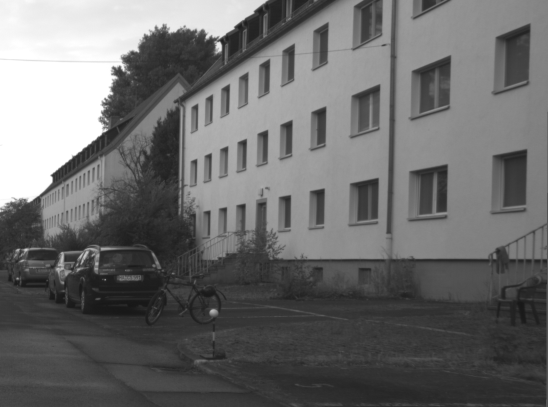
#> input picture road.png, 548 x 407 px
$ python CV_homework2.1.py
#> lines starting #> are read from the running program, lines starting #| are printed output that depends on the picture; after the words box and inside, x2 and y2 are one past the last pixel; in counts of white or black regions, pixels touching at a corner belong together
from scipy import signal as sig
import numpy as np
import cv2
import math
import random
import operator

import copy

def create_gaus_filter(sigma):
    gaus_filter = np.zeros((2 * sigma + 1, 2 * sigma + 1))
    for x in range(-sigma, sigma+1):
        for y in range(-sigma, sigma+1):
            body = 1 / (2 * math.pi * sigma ** 2)
            exp = (-(x ** 2 + y ** 2) / (2 * sigma ** 2))
            weight = body * math.e ** exp
            gaus_filter[x+sigma][y+sigma] = weight
    sum_filter = sum(sum(gaus_filter))
    return gaus_filter * 1/sum_filter

def gaussian(img,sigma):
    kernel = create_gaus_filter(sigma)
    return sig.convolve2d(img, kernel, mode='same')

def sobel_x(img):
    kernel_x = np.array([[-1, 0, 1],[-2, 0, 2],[-1, 0, 1]])
    return sig.convolve2d(img, kernel_x, mode='same')

def sobel_y(img):
    kernel_y = np.array([[1, 2, 1], [0, 0, 0], [-1, -2, -1]])
    return sig.convolve2d(img, kernel_y, mode='same')

def hessian(dxx,dxy,dyy):
    rows, columns = np.shape(dxx)
    hessian = np.zeros(shape=(rows, columns))
    for x in range(rows):
        for y in range(columns):
            hessian[x,y] = dxx[x,y] * dyy[x,y] - dxy[x,y] ** 2
    return hessian

def non_max_suppression(img,T):
    rows, columns = np.shape(img)
    nms = np.zeros(shape=(rows, columns))
    for x in range(1,rows-1):
        for y in range(1,columns-1):
            if img[x,y] < T:
                continue
            if img[x,y] == img[x-1:x+2, y-1:y+2].max():
                nms[x,y] = 255
    return nms

def find_RANSAC_points(img,sigma):
    rows, cols = np.shape(img)
    arr = []
    for x in range(sigma, rows-sigma):
        for y in range(sigma, cols-sigma):
            if img[x,y] == 255:
                arr.append((y,x))
    return arr

def distance(line,point):
    top = abs(line[0] * point[0] + line[1] * point[1] + line[2])
    bottom = math.sqrt(line[0] ** 2 + line[1] ** 2)
    return top / bottom

def line(p1,p2):
    a = p1[1] - p2[1]
    b = p2[0] - p1[0]
    c = a * p1[0] + b * p1[1]
    return [a,b,-c]


def RANSAC(points,max_distance):
    best = [[],[],[],[]]
    for i in range(10000):
        choosen_one = random.choice(points)
        choosen_two = random.choice(points)
        while choosen_one == choosen_two:
            choosen_two = random.choice(points)
        the_line = line(choosen_one, choosen_two)
        point_collection = [choosen_one, choosen_two]
        for point in points:
            if point == choosen_one or point == choosen_two or point[0] - max_distance < min(choosen_one[0], choosen_two[0]) or point[0] + max_distance > max(choosen_one[0], choosen_two[0]) or point[1] - max_distance < min(choosen_one[1], choosen_two[1]) or point[1] + max_distance > max(choosen_one[1], choosen_two[1]):
                continue
            if distance(the_line, point) < max_distance:
                point_collection.append(point)

        def contains(n):
            return len(set(n).intersection(point_collection))
        overlap = list(map(contains, best))
        if any(overlap):
            max_index = overlap.index(max(overlap))
            if len(best[max_index]) < len(point_collection):
                best[max_index] = point_collection
        else:
            best.sort(key = len)
            if len(best[0]) < len(point_collection):
                best[0] = point_collection
    return best

def make_color(img):
    rows, cols = np.shape(img)
    color = np.zeros(shape=(rows, cols, 3), dtype="uint8")
    for x in range(rows):
        for y in range(cols):
            color[x][y] = [img[x][y],img[x][y],img[x][y]]
    return color

def draw_points(image, points):
    for point in points:
        cv2.drawMarker(image, point, color=(0,255,0),markerSize=8, thickness=2)

def draw_line(image, best):
    for points in best:
        cv2.line(image, points[0], points[1], (0, 0, 255), 2)

def display(mat):
    #mat = np.interp(mat,(mat.min(), mat.max()),(0, 255)).astype(np.uint8)
    cv2.imshow("image", mat)
    cv2.waitKey(0)
    cv2.destroyAllWindows()


def hough_trasnform(accumulator):
    #best lines score angle, distance, total votes
    best_lines = [[0,0,0],[0,0,0],[0,0,0],[0,0,0]]
    for theta in range(len(accumulator)):
        for rho in range(len(accumulator[0])):
            if(accumulator[theta, rho] > best_lines[0][2]):
                best_lines[0] = [theta, rho, accumulator[theta, rho]]
                best_lines.sort(key=operator.itemgetter(2))
    return best_lines


def make_hough_accumulator(points, rho, theta=180):
    accumulator = np.zeros(shape=(theta,rho))
    temp_rho = 0
    for point in points:
        for dtheta in range(theta):
            #ρ= x cos θ + y sin θ
            #print(point , dtheta)
            temp_rho = int(point[0] * math.cos(dtheta * math.pi / 180) + point[1] * math.sin(dtheta * math.pi / 180))
            accumulator[dtheta, temp_rho] += 1
    return accumulator


good_img = cv2.imread("road.png", cv2.IMREAD_GRAYSCALE)
#> good_img is the input picture: shape (407, 548); min 23, max 255, mean 107.6

img = copy.deepcopy(good_img)

sigma = 2

img = gaussian(img,sigma)
dxx = sobel_x(sobel_x(img))
dxy = sobel_x(sobel_y(img))
#> in sobel_y, `return sig.convolve2d(img, kernel_y, mode='same')`:
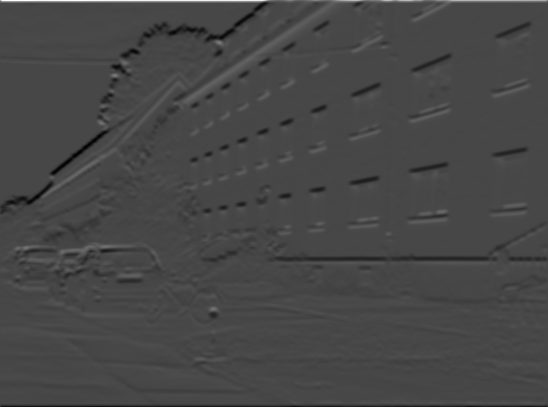
#> returned value: shape (407, 548) float64; min -324.6, max 833.8, mean -0.7; drawn with min black and max white
#> in sobel_x (call 3), `return sig.convolve2d(img, kernel_x, mode='same')`:
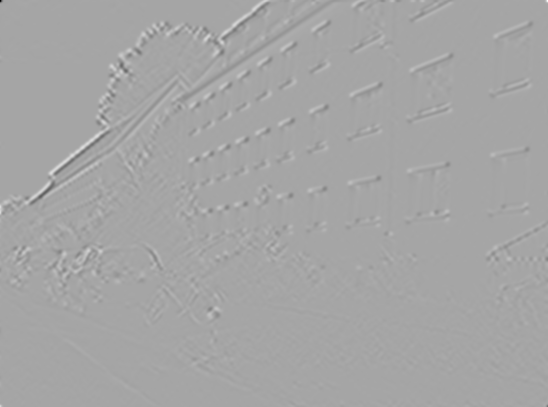
#> returned value: shape (407, 548) float64; min -1664, max 899, mean 0; drawn with min black and max white
dyy = sobel_y(sobel_y(img))
#> in sobel_y (call 3), `kernel_y = np.array([[1, 2, 1], [0, 0, 0], [-1, -2, -1]])`: kernel_y = [[1, 2, 1], [0, 0, 0], [-1, -2, -1]]
#> in sobel_y (call 3), `return sig.convolve2d(img, kernel_y, mode='same')`:
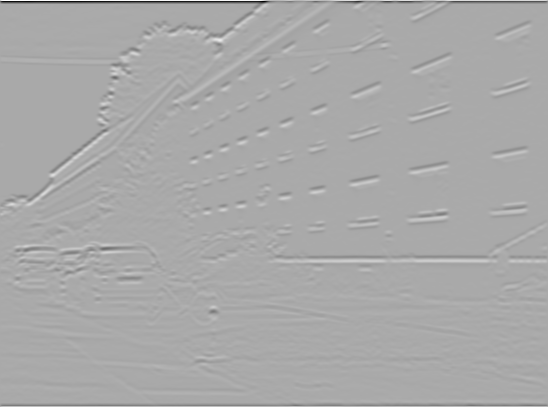
#> returned value: shape (407, 548) float64; min -2933, max 1472.8, mean -7.5; drawn with min black and max white

img = hessian(dxx,dxy,dyy)

img = non_max_suppression(img,100000)
#> after the loop in non_max_suppression, `for x in range(1,rows-1):`:
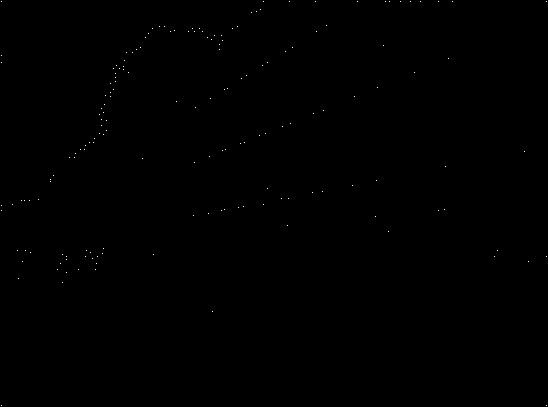
#> nms: shape (407, 548) float64; 0.08% white in thin lines or dots
display(img)

points = find_RANSAC_points(img,sigma)
#> points = 149 pairs, first value 12 to 528, second value 9 to 311

best = RANSAC(points,1)
#> the loop in RANSAC, `for i in range(10000):` made 10000 passes
#> (the_line, overlap, max_index) on passes 8, 9, 10, 16, 18, 23, 30, 35: ([18, -48, -1830], [1, 0, 0, 0], 0), ([-146, -11, 16270], [0, 0, 0, 1], 3), ([-77, -169, 31159], [1, 0, 0, 0], 0), ([15, 7, -3281], [0, 1, 0, 0], 1), ([83, 103, -19959], [0, 0, 2, 0], 2), ([118, 236, -44604], [1, 0, 0, 0], 0), ([-91, -198, 35878], [1, 0, 0, 0], 0), ([-76, 125, -9101], [1, 0, 0, 0], 0)
#> max_index on passes 62, 64, 67, 73, 74, 75: 1, 3, 2, 0, 3, 2
#> after the loop in RANSAC, `for i in range(10000):`: best = 4 items
#> best = 4 items

good_img = make_color(good_img)
for b in best:
    draw_points(good_img, b)
#> this loop made 4 passes
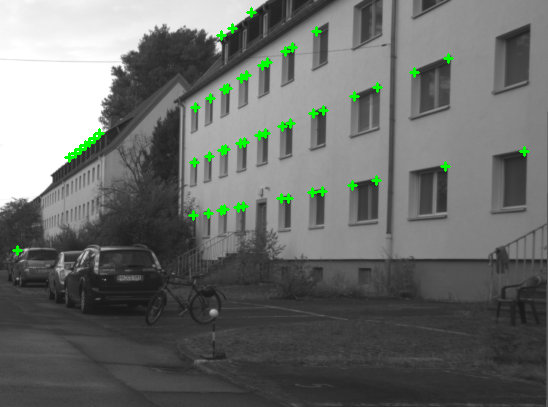
#> good_img: shape (407, 548, 3); 1.07% of pixels changed, all inside (x1, y1, x2, y2) = (12, 7, 530, 256); drawn as B, G, R
draw_line(good_img, best)
#> the loop in draw_line, `for points in best:` made 4 passes


#Hough Transformation
#Use the diagnoal of image + 1
rows, cols = np.shape(img)
#> rows = 407; cols = 548

rho = int(math.sqrt(rows * rows + cols * cols) + 1)
#> rho = 683
accum = make_hough_accumulator(points, rho)
#> the loop in make_hough_accumulator, `for point in points:` made 149 passes
#> point on passes 1 to 12: (260, 9), (256, 11), (251, 12), (326, 25), (159, 26), (164, 26), (237, 26), (152, 28), (192, 28), (199, 28), (232, 28), (174, 30)
#> after the loop in make_hough_accumulator, `for point in points:`:
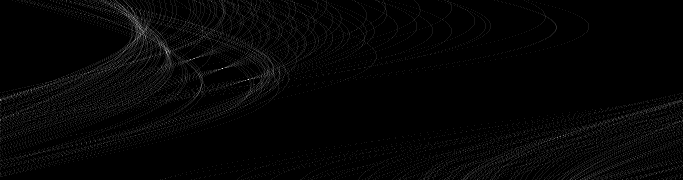
#> accumulator: shape (180, 683) float64; min 0, max 11, mean 0.218; drawn with min black and max white

display(accum)
#> in display (call 2), `cv2.imshow("image", mat)`:
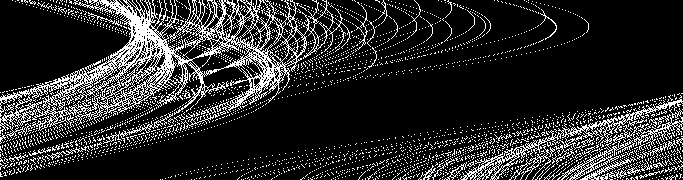
#> window 'image': shape (180, 683); 17.3% white in thin lines or dots
lines = hough_trasnform(accum)
#> after the loop in hough_trasnform, `for theta in range(len(accumulator)):`: best_lines = [[17, 133, 7], [52, 166, 8], [79, 248, 10], [68, 222, 11]]
#> lines has the same summary as best_lines in hough_trasnform
print(lines)
#| [[17, 133, 7.0], [52, 166, 8.0], [79, 248, 10.0], [68, 222, 11.0]]


display(good_img)

$ run again, with white-tower.png copied over road.png
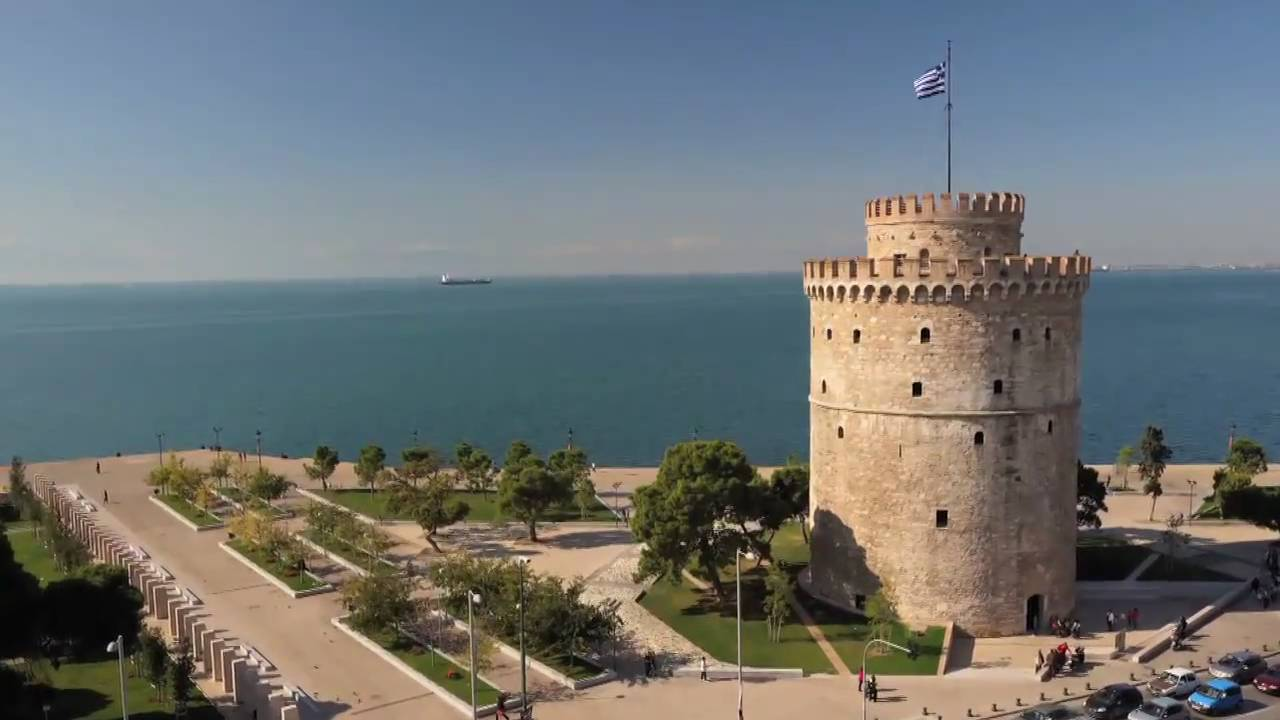
#> input picture white-tower.png, 1280 x 720 px
#> `points = find_RANSAC_points(img,sigma)`: points = 980 pairs, first value 10 to 1273, second value 64 to 717
#> the loop in RANSAC, `for i in range(10000):` made 10000 passes
#> (the_line, overlap, max_index) on passes 9, 25, 36, 42, 45: ([-90, 694, -403696], [0, 0, 0, 1], 3), ([43, -973, 469514], [0, 0, 1, 0], 2), ([-26, 637, -409292], [0, 0, 0, 1], 3), ([161, 480, -334036], [1, 0, 0, 0], 0), ([103, -838, 482172], [0, 0, 0, 1], 3)
#> after the loop in RANSAC, `for i in range(10000):`: best = 4 items
#> the loop `for b in best:` made 4 passes
#> after the loop `for b in best:`:
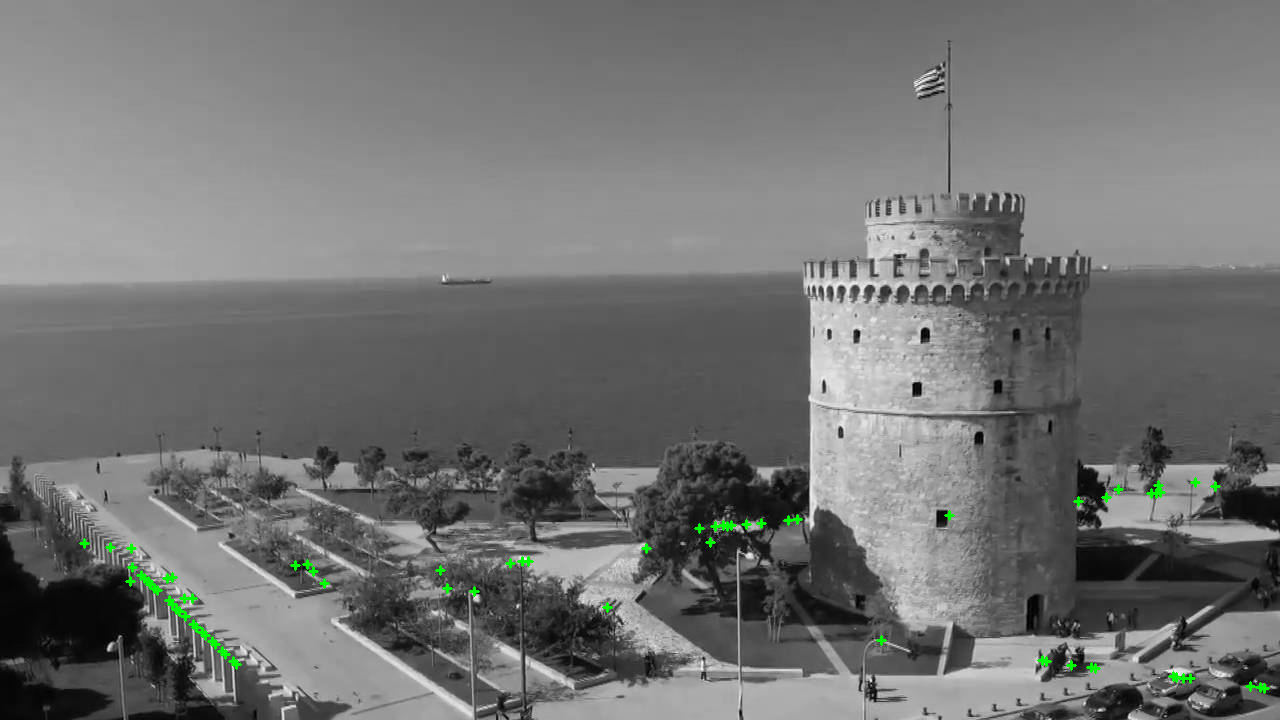
#> good_img: shape (720, 1280, 3); mean of channels 0, 1, 2 114.4, 115.3, 114.4; drawn as B, G, R
#> the loop in draw_line, `for points in best:` made 4 passes
#> the loop in make_hough_accumulator, `for point in points:` made 980 passes
#> point on passes 1 to 3: (940, 64), (944, 64), (938, 68)
#> in display (call 2), `cv2.imshow("image", mat)`:
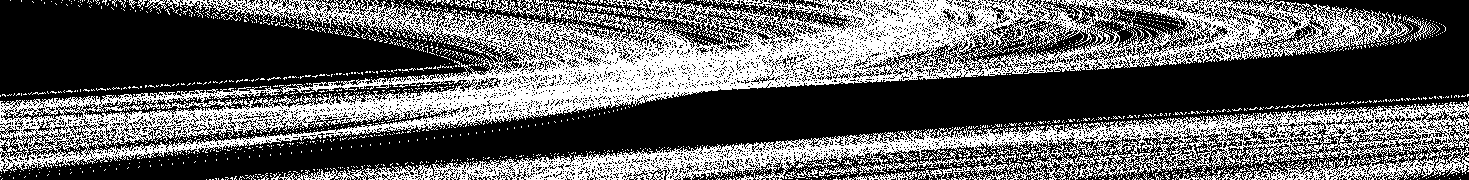
#> window 'image': shape (180, 1469); 38% white in thin lines or dots
#> after the loop in hough_trasnform, `for theta in range(len(accumulator)):`: best_lines = [[88, 660, 11], [98, 505, 12], [97, 528, 12], [133, 324, 24]]
#> lines has the same summary as best_lines in hough_trasnform
#| [[88, 660, 11.0], [98, 505, 12.0], [97, 528, 12.0], [133, 324, 24.0]]

$ run again, with wt_slic.png copied over road.png
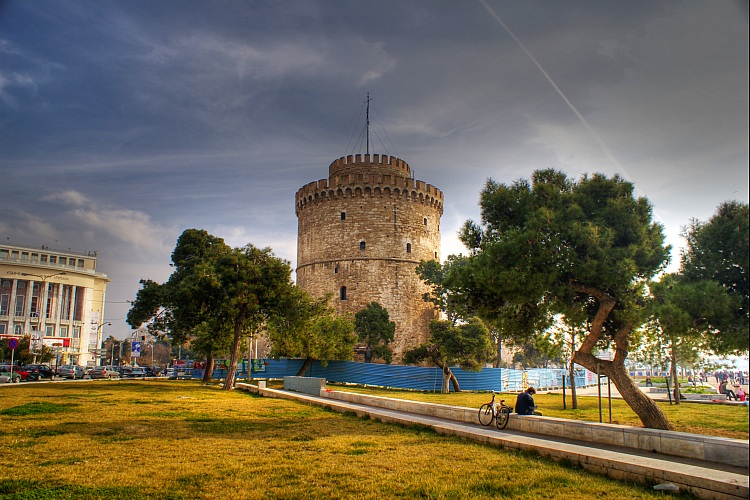
#> input picture wt_slic.png, 750 x 500 px
#> after the loop in non_max_suppression, `for x in range(1,rows-1):`:
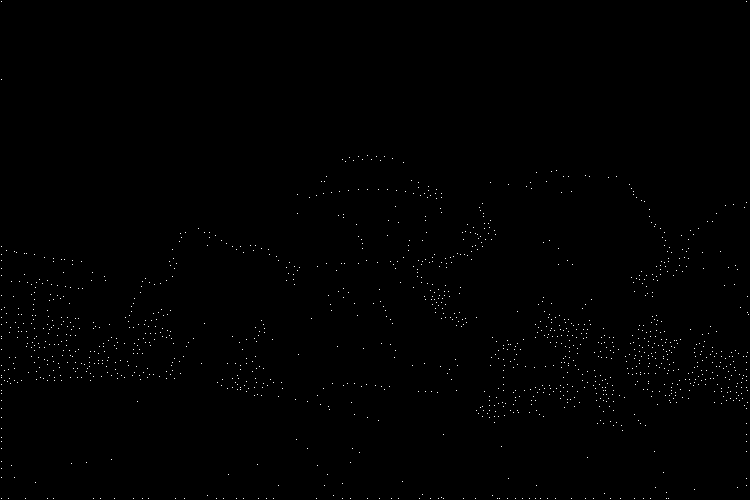
#> nms: shape (500, 750) float64; 0.36% white in thin lines or dots
#> `points = find_RANSAC_points(img,sigma)`: points = 1260 pairs, first value 4 to 747, second value 155 to 497
#> the loop in RANSAC, `for i in range(10000):` made 10000 passes
#> (the_line, overlap, max_index) on passes 5, 7, 13, 15, 17: ([26, 686, -261044], [1, 0, 0, 0], 0), ([107, 283, -147865], [0, 0, 1, 0], 2), ([-32, -452, 178412], [0, 0, 0, 1], 3), ([-17, 129, -35728], [1, 0, 0, 3], 3), ([-82, 625, -193564], [0, 1, 0, 0], 1)
#> after the loop in RANSAC, `for i in range(10000):`: best = 4 items
#> the loop `for b in best:` made 4 passes
#> the loop in draw_line, `for points in best:` made 4 passes
#> the loop in make_hough_accumulator, `for point in points:` made 1260 passes
#> point on passes 1 to 3: (367, 155), (358, 156), (376, 156)
#> in display (call 2), `cv2.imshow("image", mat)`:
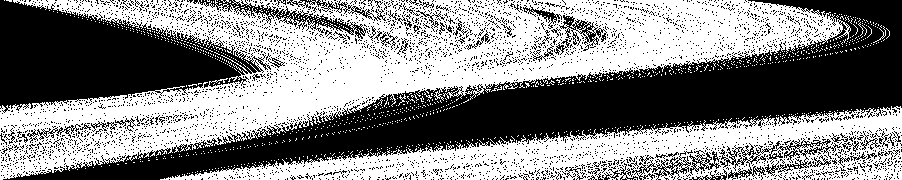
#> window 'image': shape (180, 902); 52.5% white; 4008 black regions (3941 under 20 px), largest, box (x1, y1, x2, y2) and area: (3, 0, 902, 180) 44612, (0, 0, 271, 113) 17303, (193, 0, 368, 39) 1245
#> after the loop in hough_trasnform, `for theta in range(len(accumulator)):`: best_lines = [[87, 380, 18], [91, 361, 19], [99, 245, 20], [93, 368, 21]]
#> lines has the same summary as best_lines in hough_trasnform
#| [[87, 380, 18.0], [91, 361, 19.0], [99, 245, 20.0], [93, 368, 21.0]]

$ run again, with kangaroo.pgm saved as road.png
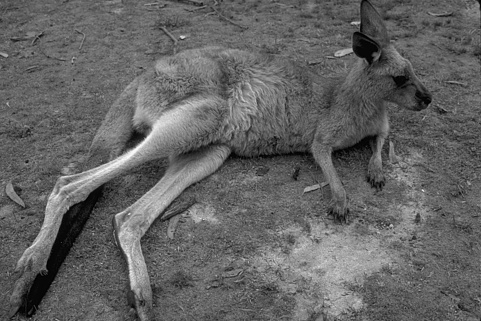
#> input picture kangaroo.pgm, 481 x 321 px
#> good_img is the input picture: shape (321, 481); min 0, max 253, mean 99.5
#> `points = find_RANSAC_points(img,sigma)`: points = 93 pairs, first value 2 to 477, second value 4 to 316
#> the loop in RANSAC, `for i in range(10000):` made 10000 passes
#> (the_line, overlap, max_index) on passes 8, 10, 12, 21, 24: ([123, 316, -63751], [0, 0, 0, 1], 3), ([-73, 144, -21286], [0, 0, 0, 1], 3), ([-120, -293, 60780], [0, 0, 0, 1], 3), ([69, 67, -18032], [0, 0, 0, 1], 3), ([119, -94, 13520], [1, 0, 0, 0], 0)
#> after the loop in RANSAC, `for i in range(10000):`: best = 4 items
#> the loop `for b in best:` made 4 passes
#> b on pass 1: [(418, 215), (16, 189), (56, 192), (64, 192), (347, 210)]
#> the loop in draw_line, `for points in best:` made 4 passes
#> the loop in make_hough_accumulator, `for point in points:` made 93 passes
#> point on passes 1 to 8: (201, 4), (477, 4), (165, 5), (386, 18), (354, 22), (357, 22), (448, 22), (357, 29)
#> in display (call 2), `cv2.imshow("image", mat)`:
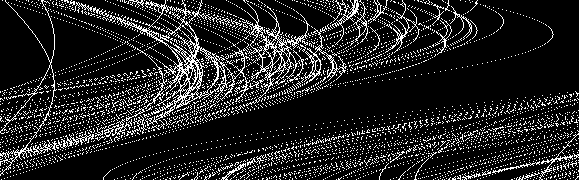
#> window 'image': shape (180, 579); 14.1% white in thin lines or dots
#> after the loop in hough_trasnform, `for theta in range(len(accumulator)):`: best_lines = [[172, 488, 5], [63, 191, 5], [174, 478, 6], [173, 483, 7]]
#> lines has the same summary as best_lines in hough_trasnform
#| [[172, 488, 5.0], [63, 191, 5.0], [174, 478, 6.0], [173, 483, 7.0]]
